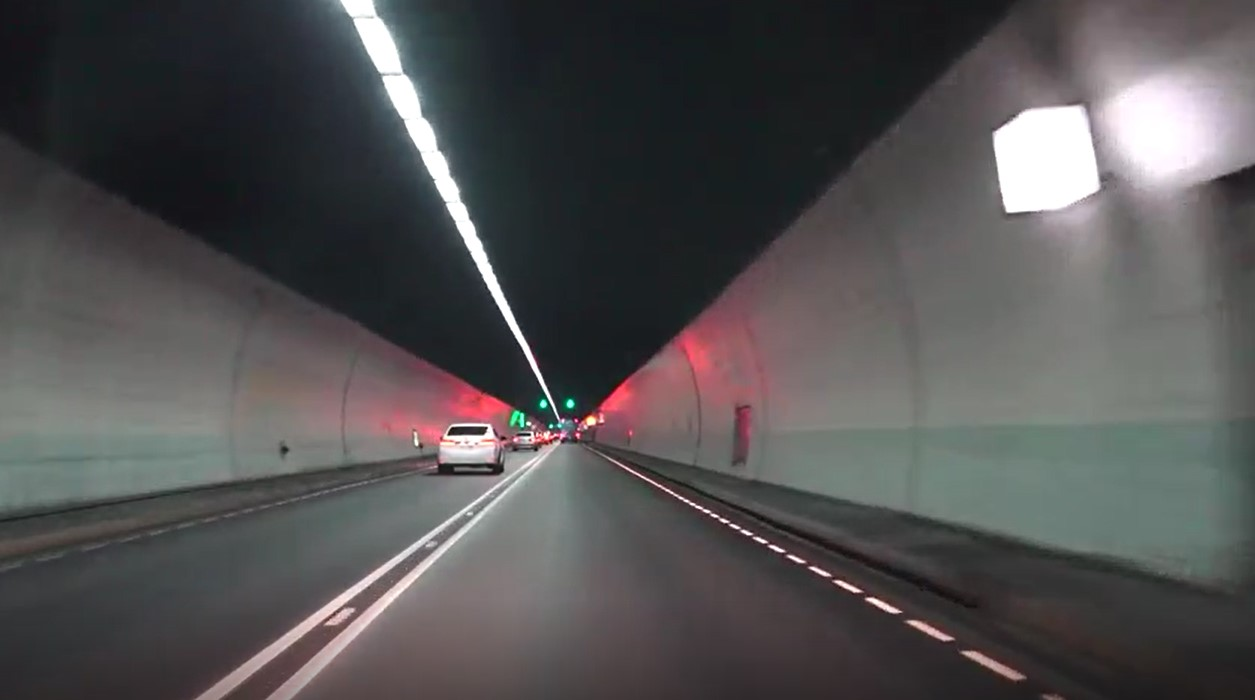
#> input picture ADAS_ComputerVision_p2/Sample_02.jpg, 1255 x 700 px
$ python Pipeline_Creation_TrafficLane.py
#> lines starting #> are read from the running program, lines starting #| are printed output that depends on the picture; after the words box and inside, x2 and y2 are one past the last pixel; in counts of white or black regions, pixels touching at a corner belong together
import cv2
import numpy as np
def perform_canny(frame):
    # Converts frame to grayscale because we only need the luminance channel for detecting edges - less computationally expensive
    gray = cv2.cvtColor(frame, cv2.COLOR_RGB2GRAY)
    cv2.imshow("Grayscale",gray)
    # Applies a 5x5 gaussian blur with deviation of 0 to frame - not mandatory since Canny will do this for us
    blur = cv2.GaussianBlur(gray, (5, 5), 0)
    cv2.imshow("GaussianBlur",blur)
    # Applies Canny edge detector with minVal of 50 and maxVal of 150
    canny = cv2.Canny(blur, 50, 150)
    return canny
def perform_segment(frame):
    # Since an image is a multi-directional array containing the relative intensities of each pixel in the image, we can use frame.shape to return a tuple: [number of rows, number of columns, number of channels] of the dimensions of the frame
    # frame.shape[0] give us the number of rows of pixels the frame has. Since height begins from 0 at the top, the y-coordinate of the bottom of the frame is its height
    height = frame.shape[0]
    # Creates a triangular polygon for the mask defined by three (x, y) coordinates
    polygons = np.array([
                            [(-1500, height), (800, height), (2000,350)]
                        ])
    # Creates an image filled with zero intensities with the same dimensions as the frame
    mask = np.zeros_like(frame)
    # Allows the mask to be filled with values of 1 and the other areas to be filled with values of 0
    cv2.fillPoly(mask, polygons, 255)
    # A bitwise and operation between the mask and frame keeps only the triangular area of the frame
    segment = cv2.bitwise_and(frame, mask)
    return segment
def calculate_lines(frame, lines):
    # Empty arrays to store the coordinates of the left and right lines
    left = []
    right = []
    # Loops through every detected line
    for line in lines:
        # Reshapes line from 2D array to 1D array
        x1, y1, x2, y2 = line.reshape(4)
        # Fits a linear polynomial to the x and y coordinates and returns a vector of coefficients which describe the slope and y-intercept
        parameters = np.polyfit((x1, x2), (y1, y2), 1)
        slope = parameters[0]
        y_intercept = parameters[1]
        # If slope is negative, the line is to the left of the lane, and otherwise, the line is to the right of the lane
        if slope < 0:
            left.append((slope, y_intercept))
        else:
            right.append((slope, y_intercept))
    # Averages out all the values for left and right into a single slope and y-intercept value for each line
    left_avg = np.average(left, axis = 0)
    right_avg = np.average(right, axis = 0)
    # Calculates the x1, y1, x2, y2 coordinates for the left and right lines
    left_line = calculate_coordinates(frame, left_avg)
    right_line = calculate_coordinates(frame, right_avg)
    return np.array([left_line, right_line])

def calculate_coordinates(frame, parameters):
    slope, intercept = parameters
    # Sets initial y-coordinate as height from top down (bottom of the frame)
    y1 = frame.shape[0]
    # Sets final y-coordinate as 150 above the bottom of the frame
    y2 = int(y1 - 150)
    # Sets initial x-coordinate as (y1 - b) / m since y1 = mx1 + b
    x1 = int((y1 - intercept) / slope)
    # Sets final x-coordinate as (y2 - b) / m since y2 = mx2 + b
    x2 = int((y2 - intercept) / slope)
    return np.array([x1, y1, x2, y2])

def visualize_lines(frame, lines):
    # Creates an image filled with zero intensities with the same dimensions as the frame
    lines_visualize = np.zeros_like(frame)
    # Checks if any lines are detected
    if lines is not None:
        for x1, y1, x2, y2 in lines:
            # Draws lines between two coordinates with green color and 5 thickness
            cv2.line(lines_visualize, (x1, y1), (x2, y2), (0, 255, 0), 5)
    return lines_visualize
cap = cv2.imread("Sample_02.jpg")
#> cap is the input picture: shape (700, 1255, 3); mean B, G, R 81.9, 81.1, 82.7
cv2.imshow("InputFrame",cap)
canny=perform_canny(cap)
#> in perform_canny, `gray = cv2.cvtColor(frame, cv2.COLOR_RGB2GRAY)`:
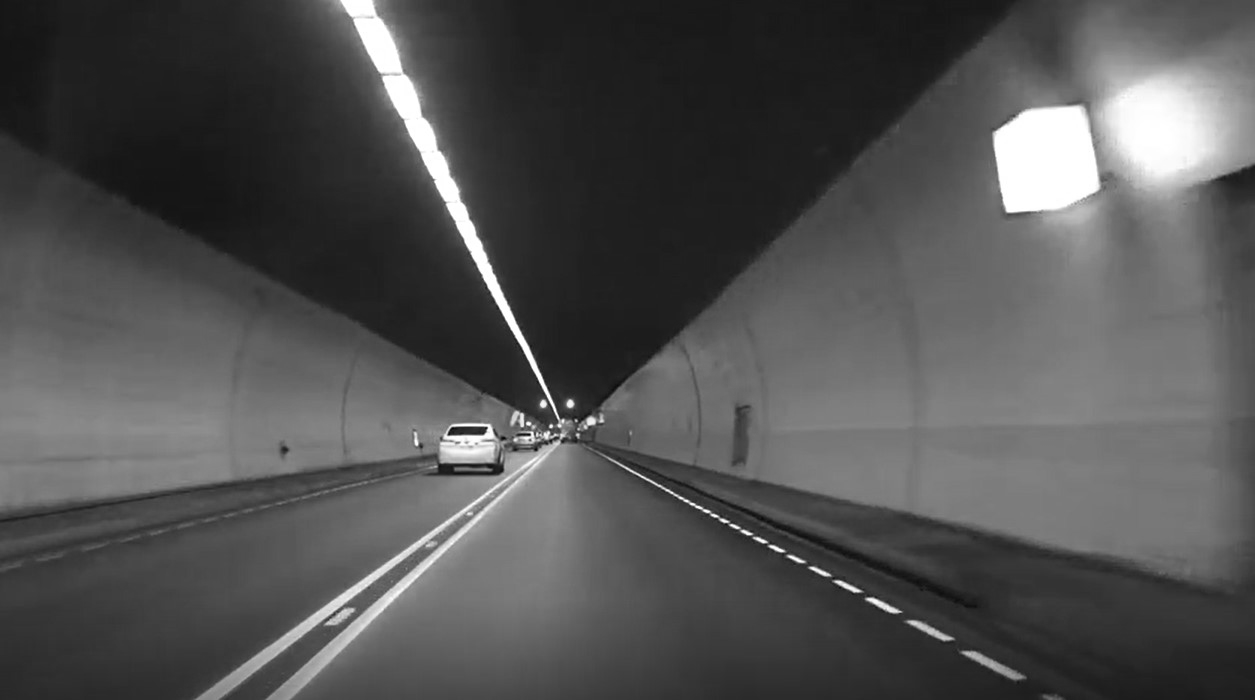
#> gray: shape (700, 1255); min 6, max 255, mean 81.5
#> in perform_canny, `canny = cv2.Canny(blur, 50, 150)`:
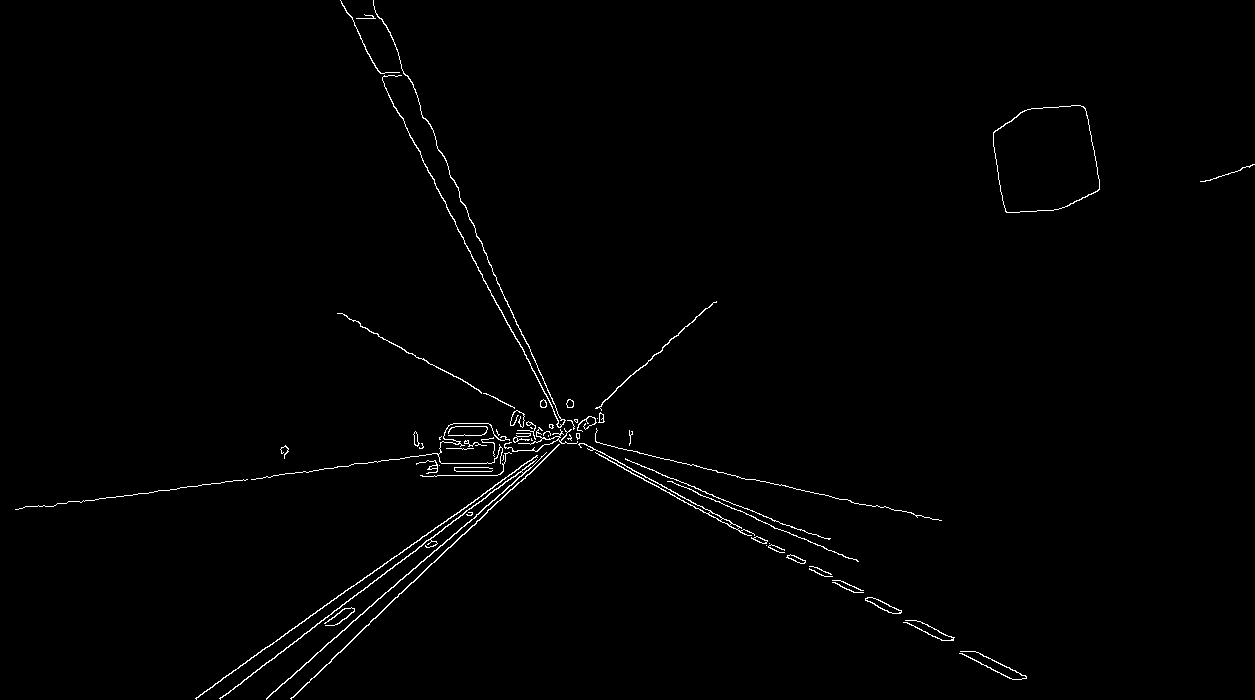
#> canny: shape (700, 1255); 0.96% white in thin lines or dots
cv2.imshow("Canny",canny)
segment = perform_segment(canny)
#> in perform_segment, `cv2.fillPoly(mask, polygons, 255)`:
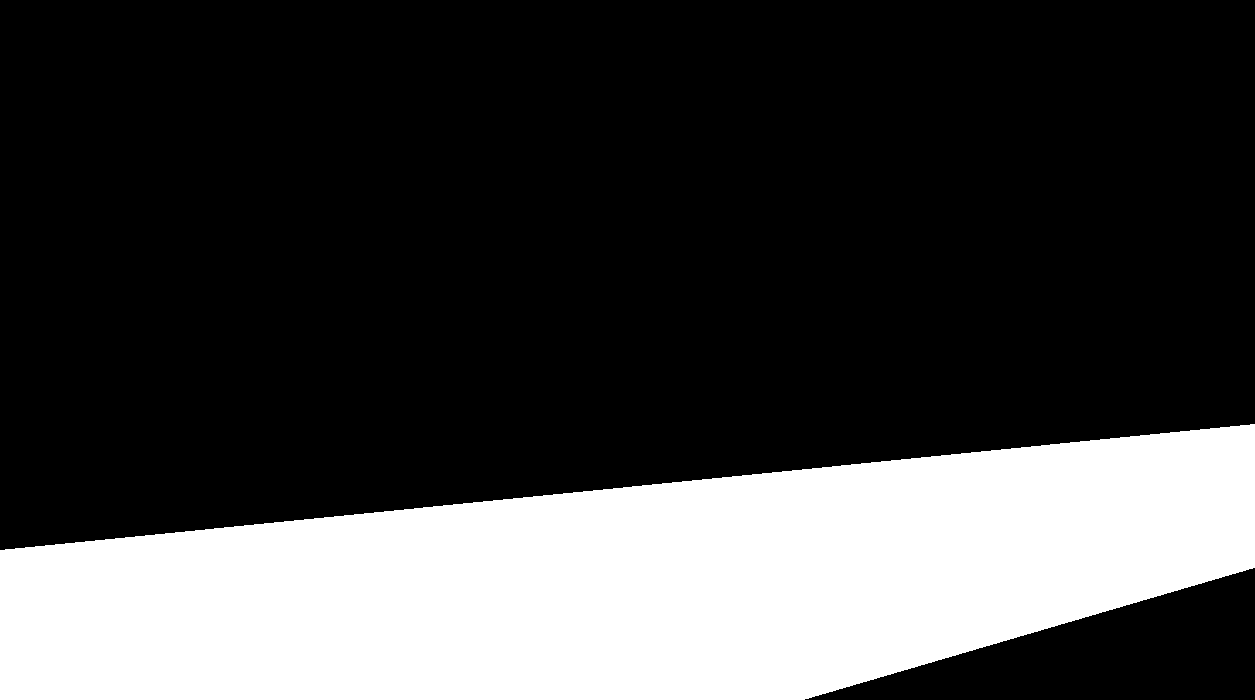
#> mask: shape (700, 1255); 27% white; 1 white region, box (x1, y1, x2, y2) and area: (0, 424, 1255, 700) 237483
#> in perform_segment, `segment = cv2.bitwise_and(frame, mask)`:
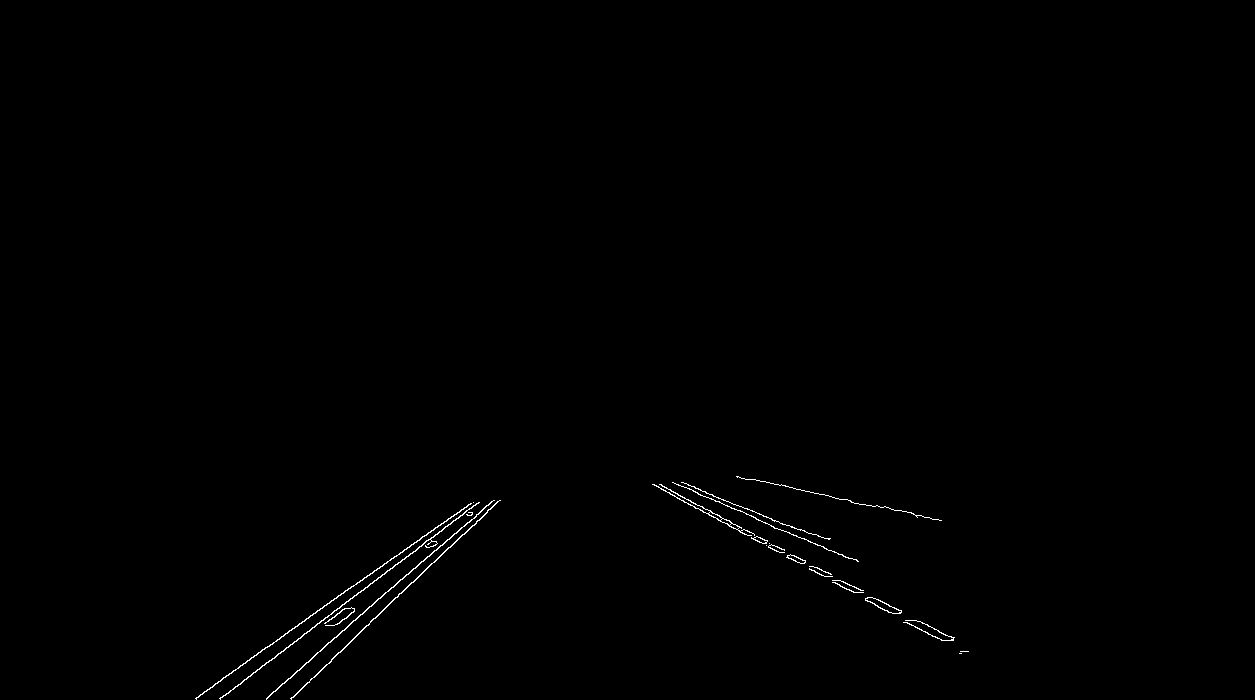
#> segment: shape (700, 1255); 0.38% white in thin lines or dots, all inside (x1, y1, x2, y2) = (195, 476, 969, 700)
cv2.imshow("Segment",segment)
hough = cv2.HoughLinesP(segment, 2, np.pi / 180, 100, np.array([]), minLineLength = 100, maxLineGap = 50)
#> hough = 14 rows, first 6: [222, 678, 473, 502], [660, 484, 953, 639], [272, 692, 491, 501], [219, 698, 479, 502], [677, 498, 965, 651], [291, 698, 411, 582]
lines = calculate_lines(cap, hough)
#> the loop in calculate_lines, `for line in lines:` made 14 passes
#> (x1, y1, x2, y2, slope, y_intercept) on passes 1 to 12: (222, 678, 473, 502, -0.701, 833.7), (660, 484, 953, 639, 0.529, 134.9), (272, 692, 491, 501, -0.872, 929.2), (219, 698, 479, 502, -0.754, 863.1), (677, 498, 965, 651, 0.531, 138.3), (291, 698, 411, 582, -0.967, 979.3), (304, 633, 478, 502, -0.753, 861.9), (676, 484, 857, 561, 0.425, 196.4), (309, 682, 497, 501, -0.963, 979.5), (737, 476, 921, 515, 0.212, 319.8), (659, 484, 961, 651, 0.553, 119.6), (681, 482, 800, 530, 0.403, 207.3)
#> after the loop in calculate_lines, `for line in lines:`: left = [(-0.701, 833.7), (-0.872, 929.2), (-0.754, 863.1), (-0.967, 979.3), (-0.753, 861.9), (-0.963, 979.5), (-0.868, 929)]; right = [(0.529, 134.9), (0.531, 138.3), (0.425, 196.4), (0.212, 319.8), (0.553, 119.6), (0.403, 207.3), (0.51, 151.7)]
#> in calculate_lines, `left_avg = np.average(left, axis = 0)`: left_avg = [-0.84, 910.8]
#> in calculate_lines, `right_avg = np.average(right, axis = 0)`: right_avg = [0.452, 181.1]
#> in calculate_coordinates, `slope, intercept = parameters`: slope = -0.84; intercept = 910.8
#> in calculate_coordinates, `x1 = int((y1 - intercept) / slope)`: x1 = 251
#> in calculate_coordinates, `x2 = int((y2 - intercept) / slope)`: x2 = 429
#> in calculate_lines, `left_line = calculate_coordinates(frame, left_avg)`: left_line = [251, 700, 429, 550]
#> in calculate_lines, `right_line = calculate_coordinates(frame, right_avg)`: right_line = [1147, 700, 815, 550]
#> lines = [[251, 700, 429, 550], [1147, 700, 815, 550]]
#print(lines)
# Visualizes the lines
lines_visualize = visualize_lines(cap, lines)
#> the loop in visualize_lines, `for x1, y1, x2, y2 in lines:` made 2 passes
cv2.imshow("hough", lines_visualize)
# Overlays lines on frame by taking their weighted sums and adding an arbitrary scalar value of 1 as the gamma argument
output = cv2.addWeighted(cap, 0.9, lines_visualize, 1, 1)
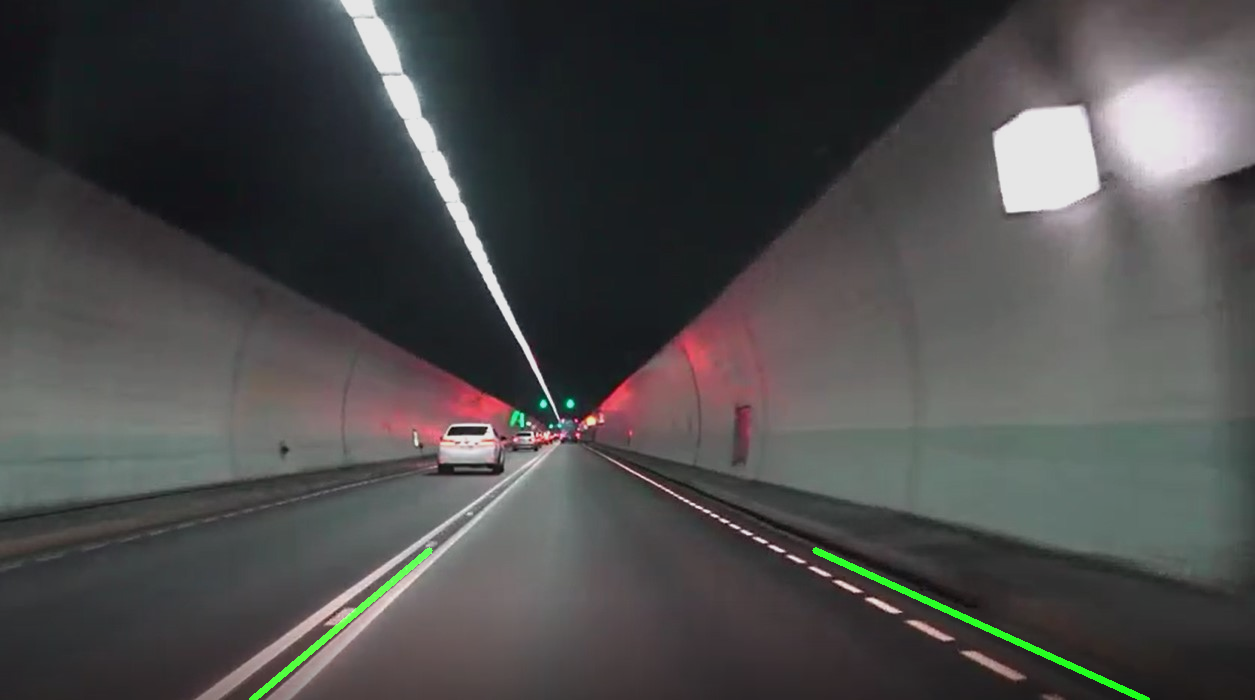
#> output: shape (700, 1255, 3); mean B, G, R 74.7, 75, 75.4
# Opens a new window and displays the output frame
cv2.imshow("OutputFrame", output)
cv2.waitKey(0)
#> (the run stopped early here; a loop or call above may not have finished)
